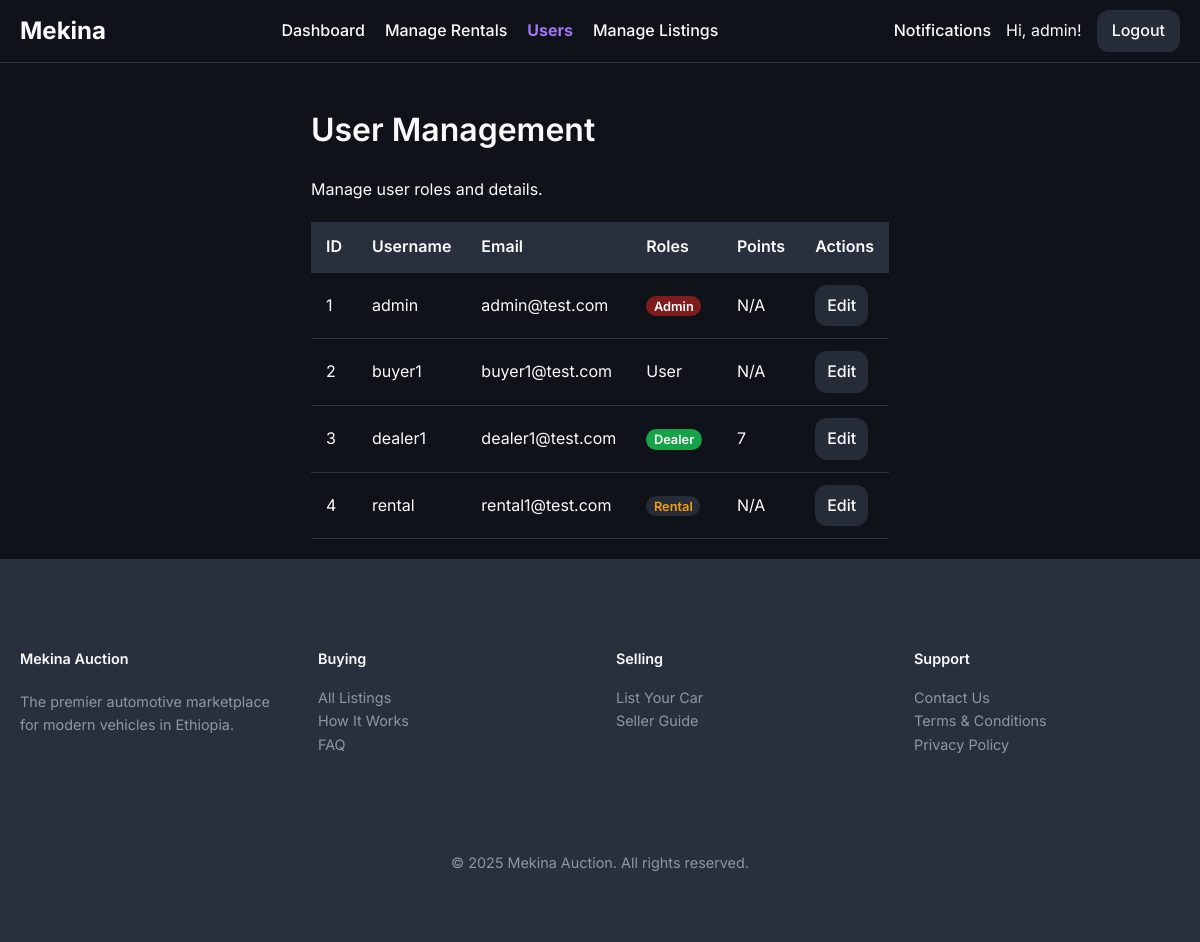
Before: /admin/users (signed in) with the older database file.
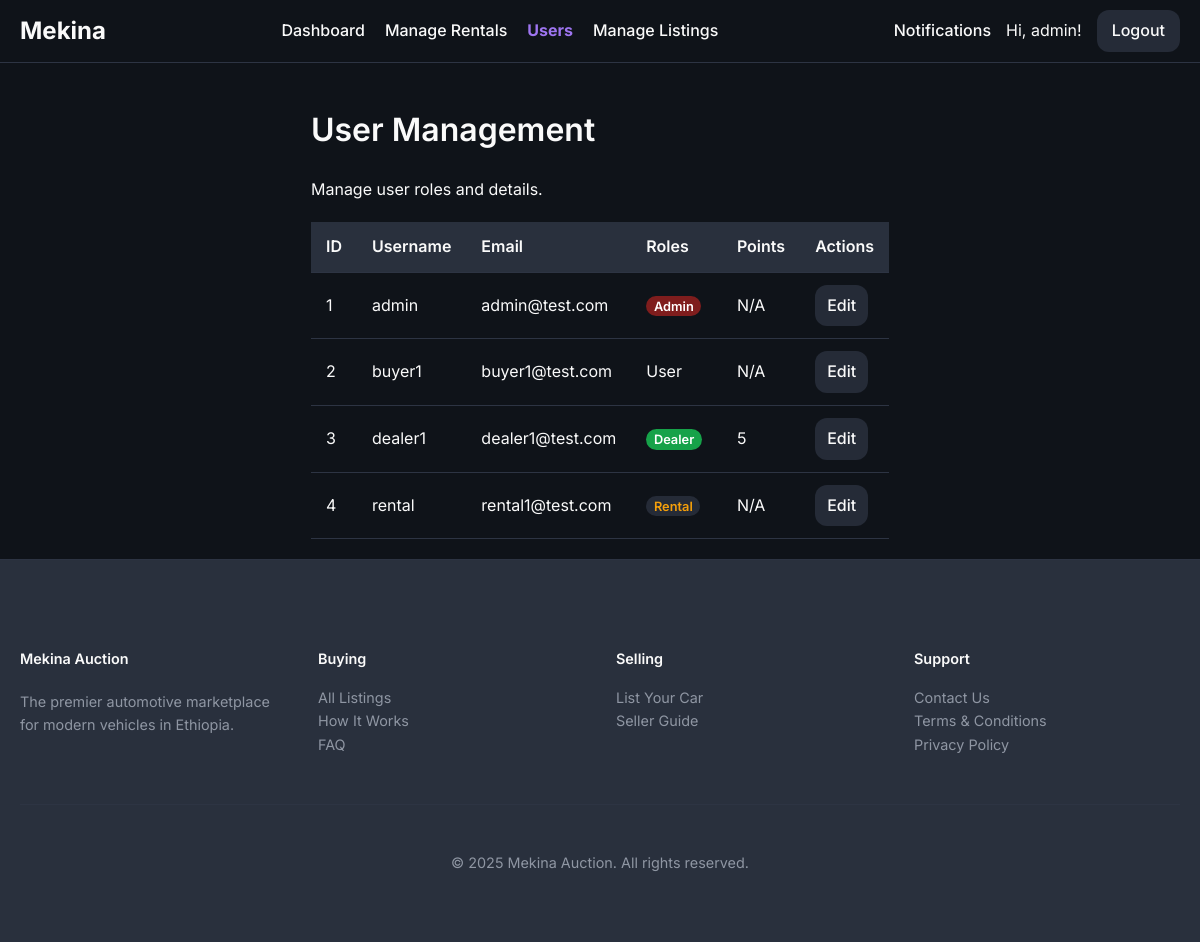
After: the same page with the newer database file.
### models/user.py (models this page shows, shortened)
class User(UserMixin, db.Model):
    id = db.Column(db.Integer, primary_key=True)
    username = db.Column(db.String(64), index=True, unique=True, nullable=False)
    email = db.Column(db.String(120), index=True, unique=True, nullable=False)
    phone_number = db.Column(db.String(20), nullable=True)
    password_hash = db.Column(db.String(128))
    is_admin = db.Column(db.Boolean, default=False)
    is_dealer = db.Column(db.Boolean, default=False)
    is_rental_company = db.Column(db.Boolean, default=False)
    points = db.Column(db.Integer, nullable=False, default=5) # Points for dealers to bid
    cars = db.relationship('Car', backref='owner', lazy='dynamic')
    bids = db.relationship('Bid', backref='bidder', lazy='dynamic')
    dealer_bids = db.relationship('DealerBid', backref='dealer', lazy='dynamic')
    car_requests = db.relationship('CarRequest', backref='customer', lazy='dynamic')

### routes/admin.py (the view)
@admin_bp.route('/users')
@login_required
@admin_required
def user_management():
    users = User.query.order_by(User.id.asc()).all()
    return render_template('user_management.html', users=users)

### routes/admin.py (called while the page is built)
def admin_required(f):
    @wraps(f)
    def decorated_function(*args, **kwargs):
        if not current_user.is_authenticated or not current_user.is_admin:
            abort(403) # Forbidden
        return f(*args, **kwargs)
    return decorated_function

### templates/user_management.html (shortened to what this page needs)
{% extends "base.html" %}
{% block content %}
    <h1>User Management</h1>
    <p>Manage user roles and details.</p>
    <table>
        <thead>
            <tr>
                <th>ID</th>
                <th>Username</th>
                <th>Email</th>
                <th>Roles</th>
                <th>Points</th>
                <th>Actions</th>
            </tr>
        </thead>
        <tbody>
            {% for user in users %}
            <tr>
                <td>{{ user.id }}</td>
                <td>{{ user.username }}</td>
                <td>{{ user.email }}</td>
                <td>
                    {% if user.is_admin %}<span class="role-badge admin">Admin</span>{% endif %}
                    {% if user.is_dealer %}<span class="role-badge dealer">Dealer</span>{% endif %}
                    {% if user.is_rental_company %}<span class="role-badge rental">Rental</span>{% endif %}
                    {% if not user.is_admin and not user.is_dealer and not user.is_rental_company %}
                        <span class="text-muted">User</span>
                    {% endif %}
                </td>
                <td>
                    {% if user.is_dealer %}
                        {{ user.points }}
                    {% else %}
                        N/A
                    {% endif %}
                </td>
                <td><a href="{{ url_for('admin.edit_user', user_id=user.id) }}" class="btn edit">Edit</a></td>
            </tr>
            {% endfor %}
        </tbody>
    </table>
{% endblock %}

Changed rows visible on the page:
changed User "dealer1": points "7" → "5"
